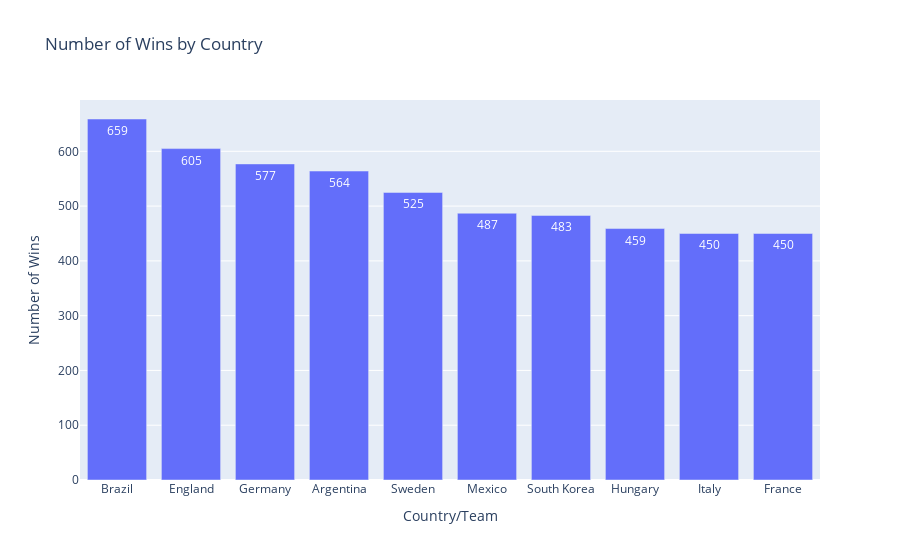

The notebook cell saved with this chart:
### Code cell
winner_count = results.groupby('winner').size().reset_index(name = 'number of wins').sort_values('number of wins', ascending = False)
winner_count = winner_count[winner_count['winner'] != "tie"][:10]

fig = px.bar(winner_count, x='winner', y='number of wins',
             text_auto = True,
             title='Number of Wins by Country',
             labels={'number of wins': 'Number of Wins', 'winner': 'Country/Team'})

fig.show()

print('Europe has most Countries regarding number of wins (6), followed by Americas (3), Asia (1)')

### Figure 1 — Plotly figure (JSON) as saved in the notebook; plotly's stock layout.template omitted (floating-point values rounded to 4 significant figures)
{"data": [{"alignmentgroup": "True", "hovertemplate": "Country/Team=%{x}<br>Number of Wins=%{y}<extra></extra>", "legendgroup": "", "marker": {"color": "#636efa", "pattern": {"shape": ""}}, "name": "", "offsetgroup": "", "orientation": "v", "showlegend": false, "textposition": "auto", "texttemplate": "%{y}", "type": "bar", "x": ["Brazil", "England", "Germany", "Argentina", "Sweden", "Mexico", "South Korea", "Hungary", "Italy", "France"], "xaxis": "x", "y": [659, 605, 577, 564, 525, 487, 483, 459, 450, 450], "yaxis": "y"}], "layout": {"barmode": "relative", "legend": {"tracegroupgap": 0}, "title": {"text": "Number of Wins by Country"}, "xaxis": {"anchor": "y", "domain": [0, 1], "title": {"text": "Country/Team"}}, "yaxis": {"anchor": "x", "domain": [0, 1], "title": {"text": "Number of Wins"}}}}
